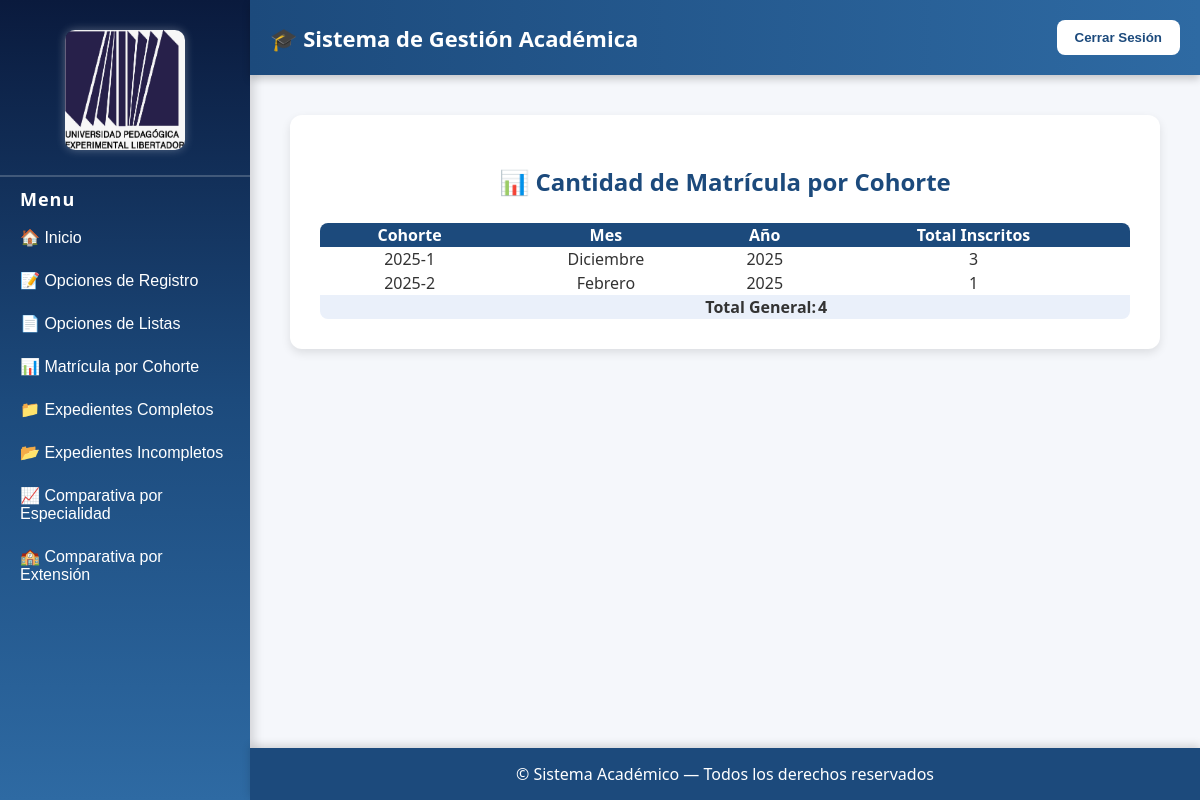
Screenshot of /reportes/matricula-cohorte/ with the database file from the repository.
### estudiantes/models.py (models this page shows, shortened)
class Cohorte(models.Model):
    MESES = [
        ('Enero', 'Enero'),
        ('Febrero', 'Febrero'),
        ('Marzo', 'Marzo'),
        ('Abril', 'Abril'),
        ('Mayo', 'Mayo'),
        ('Junio', 'Junio'),
        ('Julio', 'Julio'),
        ('Agosto', 'Agosto'),
        ('Septiembre', 'Septiembre'),
        ('Octubre', 'Octubre'),
        ('Noviembre', 'Noviembre'),
        ('Diciembre', 'Diciembre'),
    ]
    AÑOS = [(str(a), str(a)) for a in range(1900, datetime.now().year + 1)]
    nombre_cohorte = models.CharField(max_length=100, unique=True, verbose_name="Nombre de Cohorte")
    mes = models.CharField(max_length=20, choices=MESES)
    anio = models.CharField(max_length=4, choices=AÑOS)
    class Meta:
        unique_together = ('mes', 'anio')
        verbose_name = "Cohorte"
        verbose_name_plural = "Cohortes"

### estudiantes/views.py (the view)
# urls.py: path('reportes/matricula-cohorte/', views.reporte_matricula_cohorte, name='reporte_matricula_cohorte'),
def reporte_matricula_cohorte(request):
    datos = (
        Estudiante.objects
        .values('cohorte__nombre_cohorte', 'cohorte__mes', 'cohorte__anio')
        .annotate(total=Count('id'))
        .order_by('cohorte__anio', 'cohorte__mes')
    )
    total_general = sum(d['total'] for d in datos)
    contexto = {
        'datos': datos,
        'total_general': total_general
    }
    return render(request, 'reporte_matricula_cohorte.html', contexto)

### estudiantes/templates/reporte_matricula_cohorte.html (shortened to what this page needs)
{% extends 'home.html' %}
{% load static %}
{% block content %}
<div style="background: white; border-radius: 12px; box-shadow: 0 4px 10px rgba(0,0,0,0.1); padding: 30px; max-width: 1100px; margin: 0 auto;">
    <h2 style="color: #1c4a7c; text-align:center; margin-bottom: 25px;">📊 Cantidad de Matrícula por Cohorte</h2>
    <table id="tablaCohorte" class="display nowrap" style="width:100%; border-collapse:collapse; border-radius:8px; overflow:hidden;">
        <thead>
            <tr style="background-color:#1c4a7c; color:white;">
                <th>Cohorte</th>
                <th>Mes</th>
                <th>Año</th>
                <th>Total Inscritos</th>
            </tr>
        </thead>
        <tbody>
            {% for d in datos %}
            <tr style="text-align:center;">
                <td>{{ d.cohorte__nombre_cohorte }}</td>
                <td>{{ d.cohorte__mes }}</td>
                <td>{{ d.cohorte__anio }}</td>
                <td>{{ d.total }}</td>
            </tr>
            {% empty %}
            <tr>
                <td colspan="4" style="padding:15px; text-align:center; color:#666;">No hay datos disponibles.</td>
            </tr>
            {% endfor %}
        </tbody>
        <tfoot>
            <tr style="background-color:#eaf0fa; font-weight:bold;">
                <td colspan="3" style="text-align:right;">Total General:</td>
                <td>{{ total_general }}</td>
            </tr>
        </tfoot>
    </table>
</div>
<link rel="stylesheet" href="https://cdn.datatables.net/2.0.8/css/dataTables.dataTables.min.css">
<link rel="stylesheet" href="https://cdn.datatables.net/buttons/3.0.2/css/buttons.dataTables.min.css">
{% endblock %}

### estudiantes/templates/home.html (style rules this page uses)
body { margin: 0; font-family: "Segoe UI", Tahoma, Geneva, Verdana, sans-serif; background-color: #f5f7fb; color: #333; display: flex; height: 100vh; }
main h2 { color: #003366; text-align: center; }

### rows the page displays
Cohorte: cohorte__nombre_cohorte "2025-1", cohorte__mes "Diciembre", cohorte__anio "2025", total "3"
Cohorte: cohorte__nombre_cohorte "2025-2", cohorte__mes "Febrero", cohorte__anio "2025", total "1"

### other values shown
{{ total_general }} "4"
